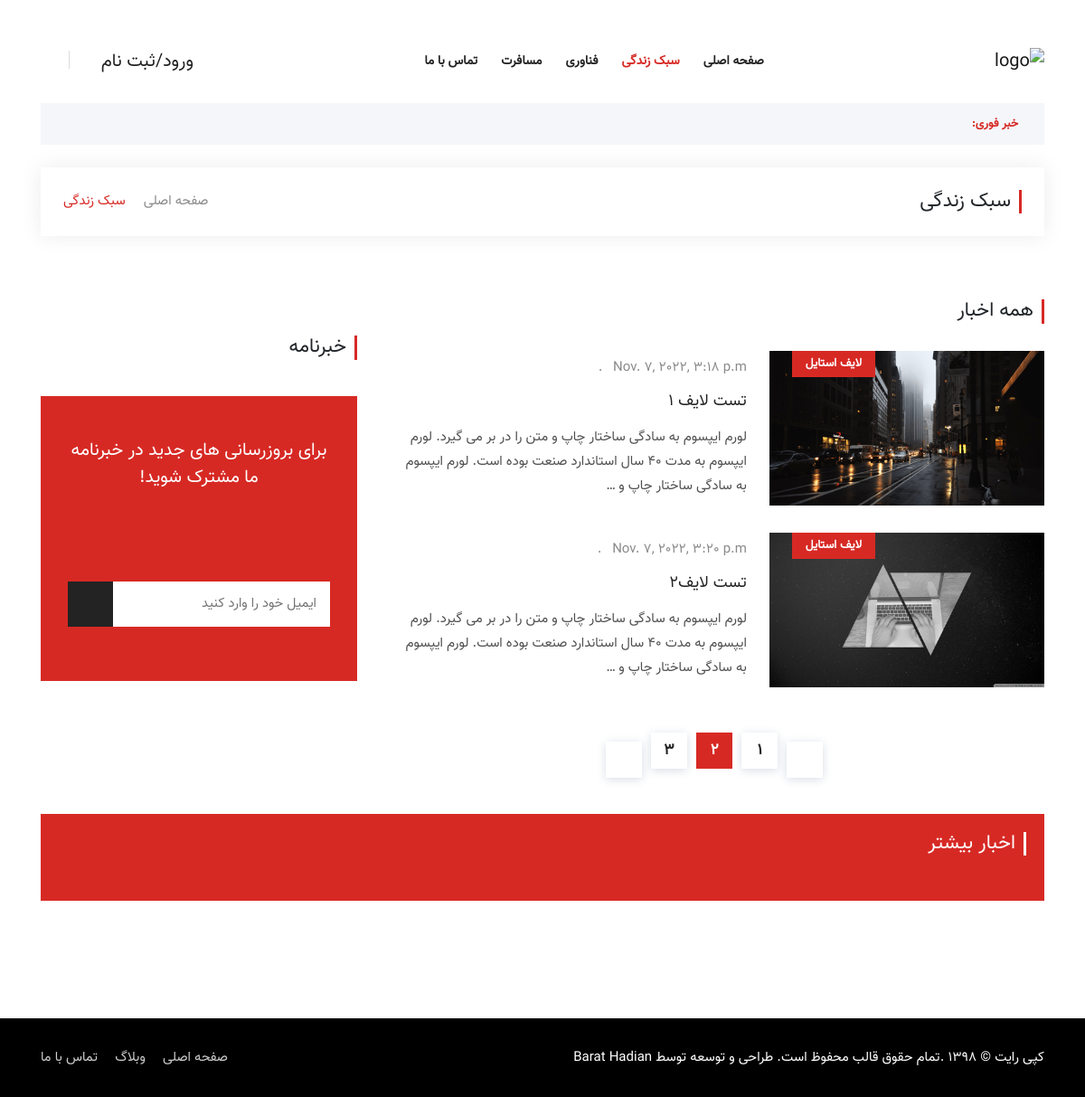
Before: /lifestyle/ with the older database file.
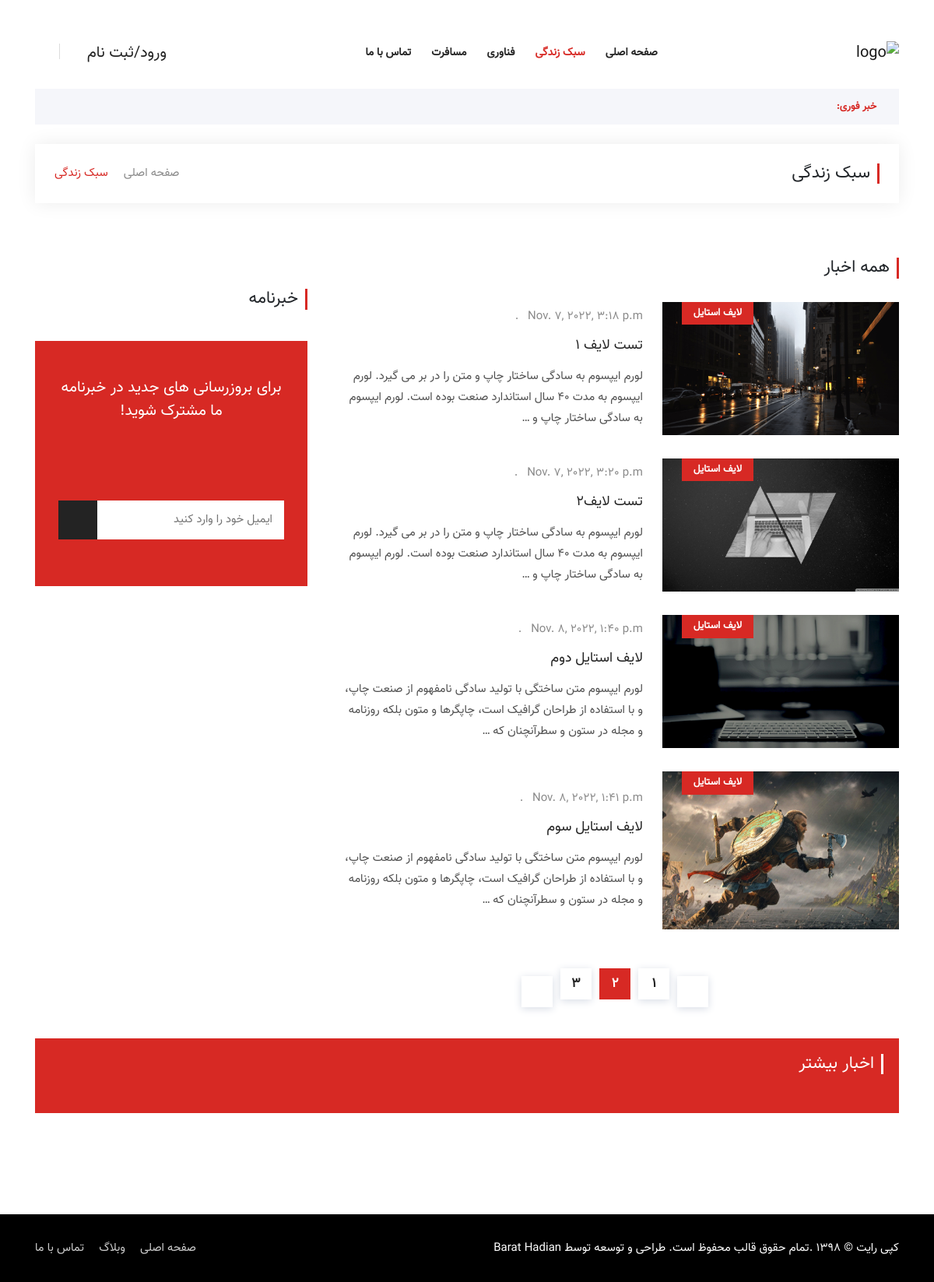
After: the same page with the newer database file.
### Blog/models.py (models this page shows, shortened)
class Article(models.Model):
    author = models.ForeignKey(User, on_delete=models.CASCADE)
    category = models.ManyToManyField(Category, related_name='articles')
    title = models.CharField(max_length=100)
    body = models.TextField(max_length=2000)
    created = models.DateTimeField(auto_now_add=True)
    updated = models.DateTimeField(auto_now_add=True)
    image = models.ImageField(upload_to='profile/image', blank=True, null=True)

class Category(models.Model):
    title = models.CharField(max_length=100)
    created = models.DateTimeField(auto_now_add=True)
    class Meta:
        verbose_name_plural = "categories"
    def __str__(self):
        return self.title

### Blog/views.py (the view, shortened to what this page needs)
# urls.py: path('lifestyle/', views.cat_lifestyle, name='cat_lifestyle'),
def cat_lifestyle(request):
    article_lifestyle = Article.objects.filter(category=1)
    return render(request, 'Blog/lifestyle.html', {'articles': article_lifestyle})

### Blog/templates/Blog/lifestyle.html (shortened to what the changed rows need)
﻿{% load static %}
<!doctype html>
<html lang="fa">
<head>
    <link rel="stylesheet" href="{% static 'assets/css/bootstrap.min.css' %}">
    <link rel="stylesheet" href="{% static 'assets/css/animate.min.css' %}">
    <link rel="stylesheet" href="{% static 'assets/css/icofont.min.css' %}">
    <link rel="stylesheet" href="{% static 'assets/css/meanmenu.css' %}">
    <link rel="stylesheet" href="{% static 'assets/css/owl.carousel.min.css' %}">
    <link rel="stylesheet" href="{% static 'assets/css/magnific-popup.min.css' %}">
    <link rel="stylesheet" href="{% static 'assets/css/style.css' %}">
    <link rel="stylesheet" href="{% static 'assets/css/rtl.css' %}">
    <link rel="stylesheet" href="{% static 'assets/css/responsive.css' %}">
</head>
<body>
<div class="page-title-area">
    <div class="container">
        <div class="page-title-content">
            <h2>سبک زندگی</h2>
        </div>
    </div>
</div>
<section class="all-category-news ptb-40">
    <div class="container">
        <div class="row">
            <div class="col-lg-8 col-md-12">
                <div class="section-title">
                    <h2>همه اخبار</h2>
                </div>
            {% for article in articles %}
                <div class="single-category-news">
                    <div class="row m-0 align-items-center">
                        <div class="col-lg-5 col-md-6 p-0">
                            <div class="category-news-image">
                                <a href="{% url 'blog:posts'  article.id   %}"><img src="{{ article.image.url }}" alt="image"></a>
                                <div class="tags">
                                    <a href="{% url 'blog:cat_lifestyle' %}">{{ article.category.all.first }}</a>
                                </div>
                            </div>
                        </div>
                        <div class="col-lg-7 col-md-6">
                            <div class="category-news-content">
                                <span><i class="icofont-clock-time"></i>{{ article.created }}</span>
                                <h3><a href="{% url 'blog:posts'  article.id   %}">{{ article.title }}</a></h3>
                                <p>{{ article.body|truncatewords:30  }}</p>
                            </div>
                        </div>
                    </div>
                </div>
            {% endfor %}
            </div>
            <div class="col-lg-4 col-md-12">
                <div class="newsletter-box">
                    <div class="section-title">
                        <h2>خبرنامه</h2>
                    </div>
                </div>
            </div>
        </div>
    </div>
</section>
<section class="more-news-area">
    <div class="container">
        <div class="more-news-inner">
            <div class="section-title">
                <h2>اخبار بیشتر</h2>
            </div>
        </div>
    </div>
</section>
</body>
</html>

Changed rows visible on the page:
added Article: image (picture), category.all.first "لایف استایل", created "Nov. 8, 2022, 1:40 p.m.", title "لایف استایل دوم", body "لورم ایپسوم متن ساختگی با تولید سادگی نامفهوم از صنعت چاپ، و با استفاده از طراحان گرافیک است، چاپگرها و متون بلکه روزنامه و مجله در ستون و سطرآنچنان که …"
added Article: image (picture), category.all.first "لایف استایل", created "Nov. 8, 2022, 1:41 p.m.", title "لایف استایل سوم", body "لورم ایپسوم متن ساختگی با تولید سادگی نامفهوم از صنعت چاپ، و با استفاده از طراحان گرافیک است، چاپگرها و متون بلکه روزنامه و مجله در ستون و سطرآنچنان که …"
